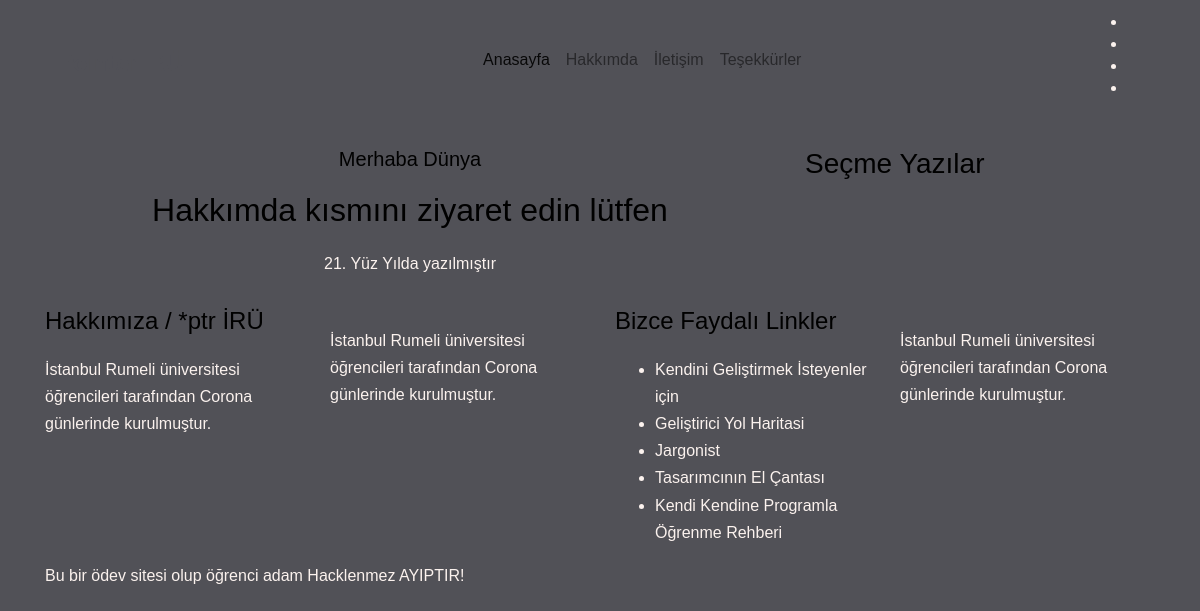
The page /batuhanhuner/index.php on the database as committed earlier.
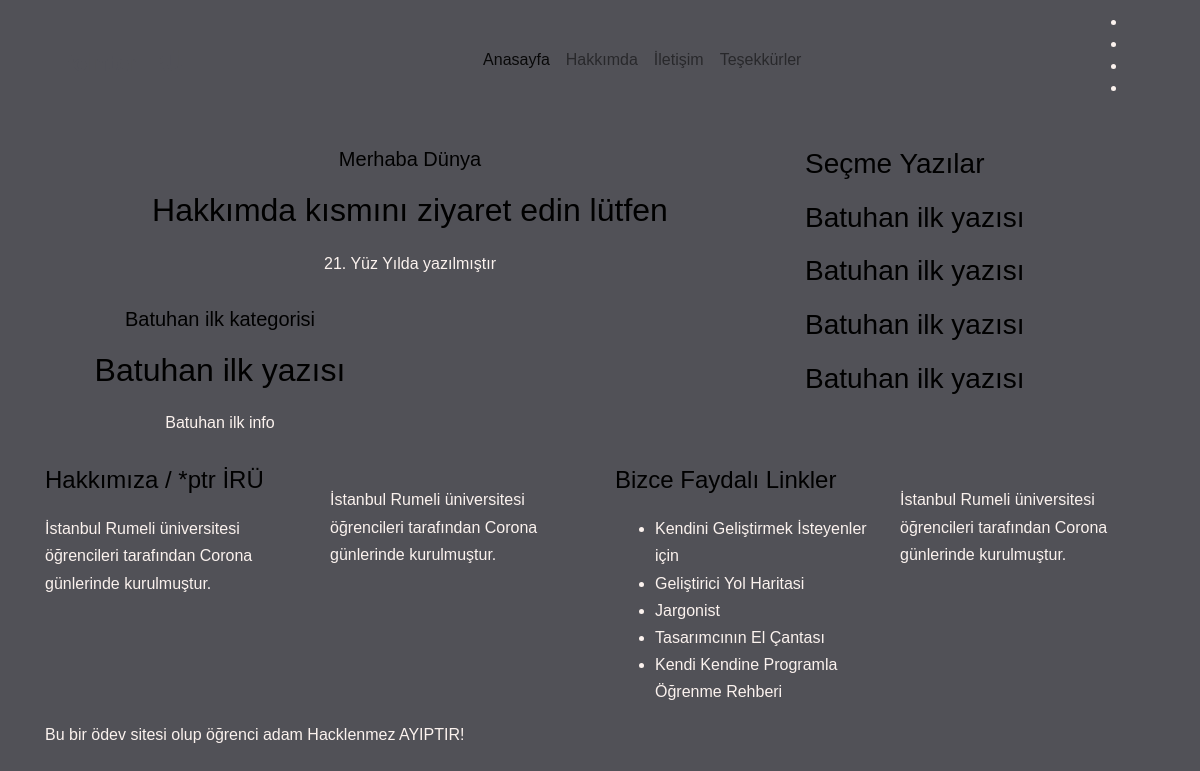
The same page on the database as committed later.
### tables this page shows
CREATE TABLE `batuhanhuner` (
  `page_id` int(100) NOT NULL,
  `page_title` varchar(50) NOT NULL,
  `page_text` text NOT NULL,
  `page_img` varchar(50) NOT NULL,
  `page_kategori` varchar(50) NOT NULL,
  `page_info` varchar(100) NOT NULL
);

### batuhanhuner/degiskenler.php (called while the page is built, shortened)
<?php
$tablo_adi ="batuhanhuner";
 ?>

### batuhanhuner/baglan.php (called while the page is built, shortened)
<?php
include 'degiskenler.php';
$conn = mysqli_connect($sunucu, $user, $pass, $data);
$veri = "SELECT MAX(page_id) AS maxi FROM $tablo_adi" ;
$miktar = mysqli_query($conn, $veri);
$sayilar = mysqli_fetch_assoc($miktar);
$en = $sayilar['maxi'];
?>

### batuhanhuner/index.php (the view, shortened to what this page needs)
<?php
      include 'header.php';
      include 'baglan.php';
      include 'degiskenler.php';
      include 'eklenti.php';
          ?>
      <body>
<br>
      <section class="all_post section_padding">
          <div class="container">
              <div class="row">
                  <div class="col-lg-8">
                      <div class="row">
                          <div class="col-lg-12">
                              <div class="single_post post_1 feature_post">
                                  <div class="single_post_text text-center">
                                      <h5>Merhaba Dünya</h5>
                                      <a href="hakkimda.php"><h2> Hakkımda kısmını ziyaret edin lütfen </h2></a>
                                      <p>21. Yüz Yılda yazılmıştır</p>
                                  </div>
                              </div>
                          </div>
                          <?php for ($page_id=1; $page_id <= $en; $page_id++) {
                            $sql = "SELECT * FROM $tablo_adi
                            WHERE page_id=$page_id" ;
                            $oku = mysqli_query($conn, $sql);
                            $result = mysqli_fetch_assoc($oku);
                            $page_title = $result['page_title'];
                            $page_kategori = $result['page_kategori'];
                            $page_info = $result['page_info'];
                           ?>
                          <div class="col-lg-6 col-sm-6">
                              <div class="single_post post_1">
                                  <div class="single_post_text text-center">
                                      <a href=""><h5> <?php echo $page_kategori; ?></h5></a>
                                      <a href="blog.php?page_id=<?php echo $page_id; ?>"><h2><?php echo $page_title; ?></h2></a>
                                      <p><?php echo $page_info; ?></p>
                                  </div>
                              </div>
                          </div>
                            <?php } ?>
                      </div>
                  </div>
<?php include'bar.php' ?>
<?php include'footer.php' ?>
</body>
</html>

### batuhanhuner/bar.php (shortened to what this page needs)
<?php
include 'baglan.php';
include 'degiskenler.php';
 ?>
<div class="col-lg-4">
    <div class="sidebar_widget">
        <div class="single_sidebar_wiget">
            <div class="sidebar_tittle">
                <h3>Seçme Yazılar</h3>
            </div>
            <?php for ($i=1; $i <= 4; $i++) {
               $random = rand(1,$en);
              $sql = "SELECT * FROM $tablo_adi
              WHERE page_id=$random" ;
              $oku = mysqli_query($conn, $sql);
              $result = mysqli_fetch_assoc($oku);
              $page_title = $result['page_title'];
             ?>
                         <div class="single_catagory_post post_2 ">
                             <div class="post_text_1 pr_30">
                                 <a href="blog.php?page_id=<?php echo $random ?>">
                                     <h3><?php echo $page_title ?></h3>
                                 </a>
                             </div>
                         </div>
              <?php } ?>
        </div>
    </div>
</div>

Rows that differ between the two databases and show on the page:
added batuhanhuner: page_kategori "Batuhan ilk kategorisi", page_title "Batuhan ilk yazısı", page_info "Batuhan ilk info"
